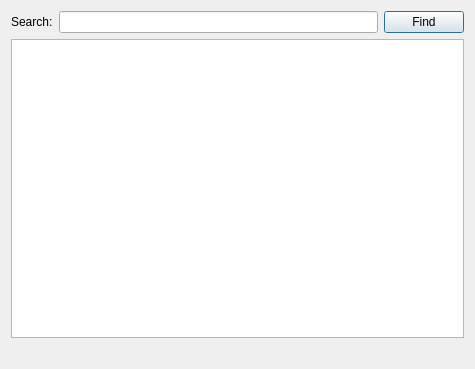
<?xml version="1.0" encoding="UTF-8"?>
<ui version="4.0">
 <class>Dialog</class>
 <widget class="QDialog" name="Dialog">
  <property name="geometry">
   <rect>
    <x>0</x>
    <y>0</y>
    <width>475</width>
    <height>369</height>
   </rect>
  </property>
  <property name="windowTitle">
   <string>Text Display</string>
  </property>
  <property name="windowIcon">
   <iconset>
    <normaloff>Monitor_Screen_32xSM.png</normaloff>Monitor_Screen_32xSM.png</iconset>
  </property>
  <layout class="QVBoxLayout" name="verticalLayout">
   <item>
    <layout class="QHBoxLayout" name="horizontalLayout">
     <item>
      <widget class="QLabel" name="label">
       <property name="text">
        <string>Search:</string>
       </property>
      </widget>
     </item>
     <item>
      <widget class="QLineEdit" name="lineEdit"/>
     </item>
     <item>
      <widget class="QPushButton" name="findPushButton">
       <property name="minimumSize">
        <size>
         <width>75</width>
         <height>0</height>
        </size>
       </property>
       <property name="text">
        <string>Find</string>
       </property>
      </widget>
     </item>
    </layout>
   </item>
   <item>
    <widget class="QPlainTextEdit" name="plainTextEdit">
     <property name="focusPolicy">
      <enum>Qt::StrongFocus</enum>
     </property>
    </widget>
   </item>
   <item>
    <widget class="QLabel" name="countLabel">
     <property name="text">
      <string/>
     </property>
    </widget>
   </item>
  </layout>
 </widget>
 <resources/>
 <connections/>
</ui>
